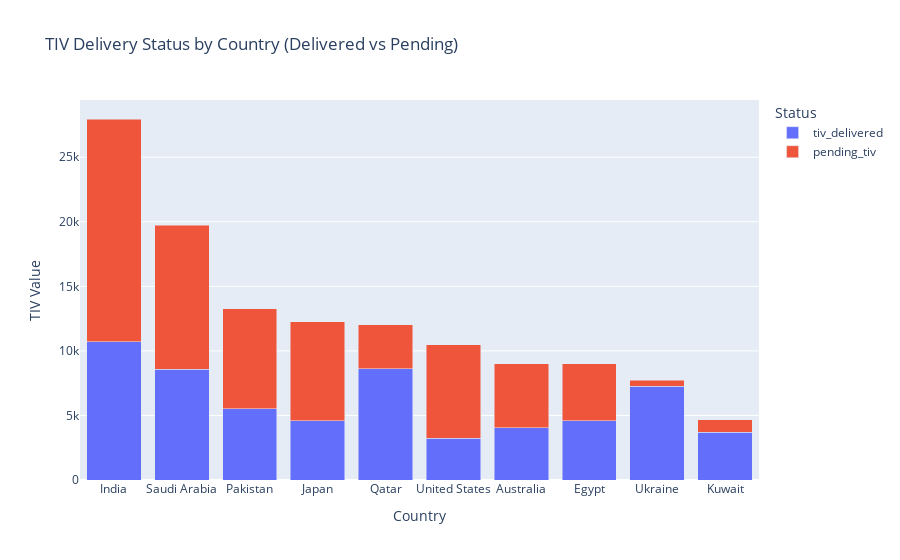

Notebook cell for this chart:
### Code cell
# Delivery analysis with mean aggregation
delivery_analysis = df.groupby('country').agg({
    'tiv_total_order': 'sum',
    'tiv_delivered': 'sum',
    'gdp': 'mean',           
    'mil_exp_pct': 'mean'    
}).reset_index()

delivery_analysis['delivery_ratio'] = (delivery_analysis['tiv_delivered'] / delivery_analysis['tiv_total_order']) * 100
delivery_analysis['pending_tiv'] = delivery_analysis['tiv_total_order'] - delivery_analysis['tiv_delivered']

fig = px.bar(delivery_analysis.nlargest(15, 'tiv_total_order'),
             x='country', y=['tiv_delivered', 'pending_tiv'],
             title='TIV Delivery Status by Country (Delivered vs Pending)',
             labels={'value': 'TIV Value', 'country': 'Country', 'variable': 'Status'},
             hover_data=['gdp', 'mil_exp_pct'],
             barmode='stack')
fig.show()

### Figure 1 — Plotly figure (JSON) as saved in the notebook; plotly's stock layout.template omitted (floating-point values rounded to 4 significant figures)
{"data": [{"customdata": [[3209000000000.0, 2.514], [1042000000000.0, 7.417], [343700000000.0, 3.162], [4609000000000.0, 1.088], [199400000000.0, 6.761], [24630000000000.0, 3.441], [1548000000000.0, 1.963], [422400000000.0, 1.033], [172500000000.0, 30.85], [160600000000.0, 5.449]], "hovertemplate": "Status=tiv_delivered<br>Country=%{x}<br>TIV Value=%{y}<br>gdp=%{customdata[0]}<br>mil_exp_pct=%{customdata[1]}<extra></extra>", "legendgroup": "tiv_delivered", "marker": {"color": "#636efa", "pattern": {"shape": ""}}, "name": "tiv_delivered", "orientation": "v", "showlegend": true, "textposition": "auto", "type": "bar", "x": ["India", "Saudi Arabia", "Pakistan", "Japan", "Qatar", "United States", "Australia", "Egypt", "Ukraine", "Kuwait"], "xaxis": "x", "y": [10710.0, 8564.0, 5531.0, 4572.0, 8630.0, 3231.0, 4042.0, 4585.0, 7271.0, 3698.0], "yaxis": "y"}, {"customdata": [[3209000000000.0, 2.514], [1042000000000.0, 7.417], [343700000000.0, 3.162], [4609000000000.0, 1.088], [199400000000.0, 6.761], [24630000000000.0, 3.441], [1548000000000.0, 1.963], [422400000000.0, 1.033], [172500000000.0, 30.85], [160600000000.0, 5.449]], "hovertemplate": "Status=pending_tiv<br>Country=%{x}<br>TIV Value=%{y}<br>gdp=%{customdata[0]}<br>mil_exp_pct=%{customdata[1]}<extra></extra>", "legendgroup": "pending_tiv", "marker": {"color": "#EF553B", "pattern": {"shape": ""}}, "name": "pending_tiv", "orientation": "v", "showlegend": true, "textposition": "auto", "type": "bar", "x": ["India", "Saudi Arabia", "Pakistan", "Japan", "Qatar", "United States", "Australia", "Egypt", "Ukraine", "Kuwait"], "xaxis": "x", "y": [17250.0, 11180.0, 7727.0, 7685.0, 3380.0, 7237.0, 4952.0, 4403.0, 443.9, 973.8], "yaxis": "y"}], "layout": {"barmode": "stack", "legend": {"title": {"text": "Status"}, "tracegroupgap": 0}, "title": {"text": "TIV Delivery Status by Country (Delivered vs Pending)"}, "xaxis": {"anchor": "y", "domain": [0, 1], "title": {"text": "Country"}}, "yaxis": {"anchor": "x", "domain": [0, 1], "title": {"text": "TIV Value"}}}}
